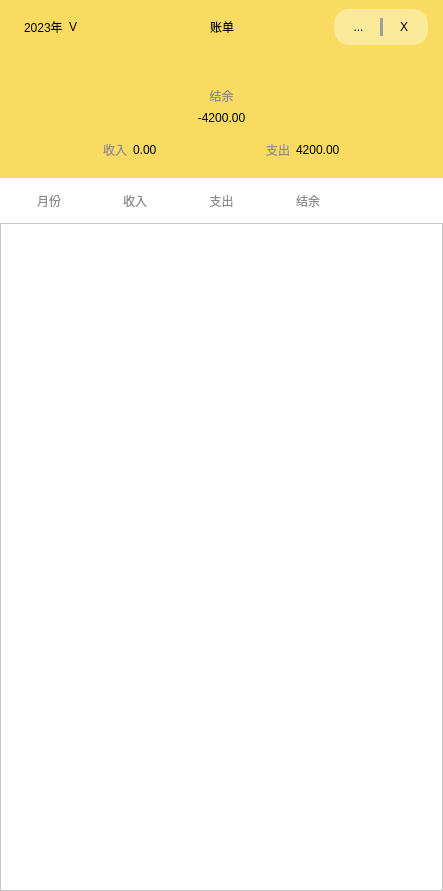
<?xml version="1.0" encoding="UTF-8"?>
<ui version="4.0">
 <class>BillSubArea</class>
 <widget class="QWidget" name="BillSubArea">
  <property name="geometry">
   <rect>
    <x>0</x>
    <y>0</y>
    <width>443</width>
    <height>891</height>
   </rect>
  </property>
  <property name="windowTitle">
   <string>Form</string>
  </property>
  <property name="styleSheet">
   <string notr="true">background-color: rgb(255, 255, 255);</string>
  </property>
  <layout class="QGridLayout" name="gridLayout_2">
   <property name="leftMargin">
    <number>0</number>
   </property>
   <property name="topMargin">
    <number>0</number>
   </property>
   <property name="rightMargin">
    <number>0</number>
   </property>
   <property name="bottomMargin">
    <number>0</number>
   </property>
   <property name="spacing">
    <number>0</number>
   </property>
   <item row="0" column="0">
    <widget class="QWidget" name="backgroundwidget" native="true">
     <property name="sizePolicy">
      <sizepolicy hsizetype="Expanding" vsizetype="Expanding">
       <horstretch>0</horstretch>
       <verstretch>0</verstretch>
      </sizepolicy>
     </property>
     <property name="styleSheet">
      <string notr="true">background-color: rgb(255, 255, 255);
color: rgb(0, 0, 0);</string>
     </property>
     <layout class="QGridLayout" name="gridLayout" rowstretch="4,1,15">
      <property name="leftMargin">
       <number>0</number>
      </property>
      <property name="topMargin">
       <number>0</number>
      </property>
      <property name="rightMargin">
       <number>0</number>
      </property>
      <property name="bottomMargin">
       <number>0</number>
      </property>
      <property name="spacing">
       <number>0</number>
      </property>
      <item row="0" column="0">
       <widget class="QWidget" name="widget_4" native="true">
        <property name="styleSheet">
         <string notr="true">background-color: rgb(249, 219, 97);</string>
        </property>
        <layout class="QVBoxLayout" name="verticalLayout">
         <property name="leftMargin">
          <number>0</number>
         </property>
         <property name="rightMargin">
          <number>0</number>
         </property>
         <item>
          <layout class="QHBoxLayout" name="horizontalLayout_3">
           <property name="leftMargin">
            <number>15</number>
           </property>
           <property name="rightMargin">
            <number>15</number>
           </property>
           <item>
            <widget class="QWidget" name="widget_2" native="true">
             <property name="sizePolicy">
              <sizepolicy hsizetype="Expanding" vsizetype="Expanding">
               <horstretch>0</horstretch>
               <verstretch>0</verstretch>
              </sizepolicy>
             </property>
             <property name="styleSheet">
              <string notr="true">border:none;
color: rgb(0, 0, 0);</string>
             </property>
             <layout class="QHBoxLayout" name="horizontalLayout_2">
              <item>
               <widget class="QLabel" name="label_year">
                <property name="styleSheet">
                 <string notr="true">
font: 18pt &quot;微软雅黑&quot;;</string>
                </property>
                <property name="text">
                 <string>2023年</string>
                </property>
               </widget>
              </item>
              <item>
               <widget class="QLabel" name="label_year_arrow">
                <property name="styleSheet">
                 <string notr="true">font: 18pt &quot;微软雅黑&quot;;</string>
                </property>
                <property name="text">
                 <string>V</string>
                </property>
               </widget>
              </item>
             </layout>
            </widget>
           </item>
           <item>
            <spacer name="horizontalSpacer">
             <property name="orientation">
              <enum>Qt::Horizontal</enum>
             </property>
             <property name="sizeHint" stdset="0">
              <size>
               <width>40</width>
               <height>20</height>
              </size>
             </property>
            </spacer>
           </item>
           <item>
            <widget class="QLabel" name="label_5">
             <property name="styleSheet">
              <string notr="true">font: 20pt &quot;微软雅黑&quot;;</string>
             </property>
             <property name="text">
              <string>账单</string>
             </property>
             <property name="alignment">
              <set>Qt::AlignCenter</set>
             </property>
            </widget>
           </item>
           <item>
            <spacer name="horizontalSpacer_2">
             <property name="orientation">
              <enum>Qt::Horizontal</enum>
             </property>
             <property name="sizeHint" stdset="0">
              <size>
               <width>40</width>
               <height>20</height>
              </size>
             </property>
            </spacer>
           </item>
           <item>
            <widget class="QWidget" name="widget_Help" native="true">
             <property name="sizePolicy">
              <sizepolicy hsizetype="Expanding" vsizetype="Preferred">
               <horstretch>0</horstretch>
               <verstretch>0</verstretch>
              </sizepolicy>
             </property>
             <property name="styleSheet">
              <string notr="true">background-color: rgb(251, 234, 154);
border-radius:15px;</string>
             </property>
             <layout class="QHBoxLayout" name="horizontalLayout" stretch="4,1,4">
              <property name="leftMargin">
               <number>9</number>
              </property>
              <item>
               <widget class="QLabel" name="label_Menu">
                <property name="text">
                 <string>...</string>
                </property>
                <property name="alignment">
                 <set>Qt::AlignCenter</set>
                </property>
               </widget>
              </item>
              <item>
               <widget class="Line" name="line">
                <property name="sizePolicy">
                 <sizepolicy hsizetype="Fixed" vsizetype="Expanding">
                  <horstretch>0</horstretch>
                  <verstretch>0</verstretch>
                 </sizepolicy>
                </property>
                <property name="styleSheet">
                 <string notr="true">background-color: rgb(159, 159, 159);</string>
                </property>
                <property name="lineWidth">
                 <number>2</number>
                </property>
                <property name="midLineWidth">
                 <number>2</number>
                </property>
                <property name="orientation">
                 <enum>Qt::Vertical</enum>
                </property>
               </widget>
              </item>
              <item>
               <widget class="QLabel" name="label_Quit">
                <property name="text">
                 <string>X</string>
                </property>
                <property name="alignment">
                 <set>Qt::AlignCenter</set>
                </property>
               </widget>
              </item>
             </layout>
            </widget>
           </item>
          </layout>
         </item>
         <item>
          <spacer name="verticalSpacer">
           <property name="orientation">
            <enum>Qt::Vertical</enum>
           </property>
           <property name="sizeHint" stdset="0">
            <size>
             <width>20</width>
             <height>27</height>
            </size>
           </property>
          </spacer>
         </item>
         <item>
          <widget class="QLabel" name="label_10">
           <property name="styleSheet">
            <string notr="true">font: 14pt &quot;微软雅黑&quot;;
color:rgb(140,140,140);</string>
           </property>
           <property name="text">
            <string>结余</string>
           </property>
           <property name="alignment">
            <set>Qt::AlignCenter</set>
           </property>
          </widget>
         </item>
         <item>
          <widget class="QLabel" name="label_FinallyMoneyCounts">
           <property name="styleSheet">
            <string notr="true">font: 32pt &quot;微软雅黑&quot;;</string>
           </property>
           <property name="text">
            <string>-4200.00</string>
           </property>
           <property name="alignment">
            <set>Qt::AlignCenter</set>
           </property>
          </widget>
         </item>
         <item>
          <widget class="QWidget" name="widget_5" native="true">
           <layout class="QHBoxLayout" name="horizontalLayout_4">
            <property name="leftMargin">
             <number>0</number>
            </property>
            <property name="rightMargin">
             <number>0</number>
            </property>
            <item>
             <spacer name="horizontalSpacer_3">
              <property name="orientation">
               <enum>Qt::Horizontal</enum>
              </property>
              <property name="sizeHint" stdset="0">
               <size>
                <width>49</width>
                <height>20</height>
               </size>
              </property>
             </spacer>
            </item>
            <item>
             <widget class="QLabel" name="label_6">
              <property name="styleSheet">
               <string notr="true">color:rgb(140,140,140);
font: 14pt &quot;微软雅黑&quot;;</string>
              </property>
              <property name="text">
               <string>收入</string>
              </property>
              <property name="alignment">
               <set>Qt::AlignRight|Qt::AlignTrailing|Qt::AlignVCenter</set>
              </property>
             </widget>
            </item>
            <item>
             <widget class="QLabel" name="label_IncomeNum">
              <property name="text">
               <string>0.00</string>
              </property>
             </widget>
            </item>
            <item>
             <spacer name="horizontalSpacer_5">
              <property name="orientation">
               <enum>Qt::Horizontal</enum>
              </property>
              <property name="sizeHint" stdset="0">
               <size>
                <width>49</width>
                <height>20</height>
               </size>
              </property>
             </spacer>
            </item>
            <item>
             <widget class="QLabel" name="label_8">
              <property name="styleSheet">
               <string notr="true">color:rgb(140,140,140);
font: 14pt &quot;微软雅黑&quot;;</string>
              </property>
              <property name="text">
               <string>支出</string>
              </property>
              <property name="alignment">
               <set>Qt::AlignRight|Qt::AlignTrailing|Qt::AlignVCenter</set>
              </property>
             </widget>
            </item>
            <item>
             <widget class="QLabel" name="label_ExpandNum">
              <property name="text">
               <string>4200.00</string>
              </property>
             </widget>
            </item>
            <item>
             <spacer name="horizontalSpacer_4">
              <property name="orientation">
               <enum>Qt::Horizontal</enum>
              </property>
              <property name="sizeHint" stdset="0">
               <size>
                <width>49</width>
                <height>20</height>
               </size>
              </property>
             </spacer>
            </item>
           </layout>
          </widget>
         </item>
        </layout>
       </widget>
      </item>
      <item row="1" column="0">
       <widget class="QWidget" name="widget_TableBar" native="true">
        <layout class="QHBoxLayout" name="horizontalLayout_5">
         <item>
          <widget class="QLabel" name="label_Month">
           <property name="styleSheet">
            <string notr="true">color:rgb(140,140,140);
font: 14pt &quot;微软雅黑&quot;;</string>
           </property>
           <property name="text">
            <string>月份</string>
           </property>
           <property name="alignment">
            <set>Qt::AlignCenter</set>
           </property>
          </widget>
         </item>
         <item>
          <widget class="QLabel" name="label_Income">
           <property name="styleSheet">
            <string notr="true">color:rgb(140,140,140);
font: 14pt &quot;微软雅黑&quot;;</string>
           </property>
           <property name="text">
            <string>收入</string>
           </property>
           <property name="alignment">
            <set>Qt::AlignCenter</set>
           </property>
          </widget>
         </item>
         <item>
          <widget class="QLabel" name="label_Expand">
           <property name="styleSheet">
            <string notr="true">color:rgb(140,140,140);
font: 14pt &quot;微软雅黑&quot;;</string>
           </property>
           <property name="text">
            <string>支出</string>
           </property>
           <property name="alignment">
            <set>Qt::AlignCenter</set>
           </property>
          </widget>
         </item>
         <item>
          <widget class="QLabel" name="label_Balance">
           <property name="styleSheet">
            <string notr="true">color:rgb(140,140,140);
font: 14pt &quot;微软雅黑&quot;;</string>
           </property>
           <property name="text">
            <string>结余</string>
           </property>
           <property name="alignment">
            <set>Qt::AlignCenter</set>
           </property>
          </widget>
         </item>
         <item>
          <widget class="QLabel" name="label_Space">
           <property name="text">
            <string/>
           </property>
          </widget>
         </item>
        </layout>
       </widget>
      </item>
      <item row="2" column="0">
       <widget class="DetialTableview" name="tableView"/>
      </item>
     </layout>
    </widget>
   </item>
  </layout>
 </widget>
 <customwidgets>
  <customwidget>
   <class>DetialTableview</class>
   <extends>QTableView</extends>
   <header location="global">BaseClass/detialtableview.h</header>
  </customwidget>
 </customwidgets>
 <resources/>
 <connections/>
</ui>
